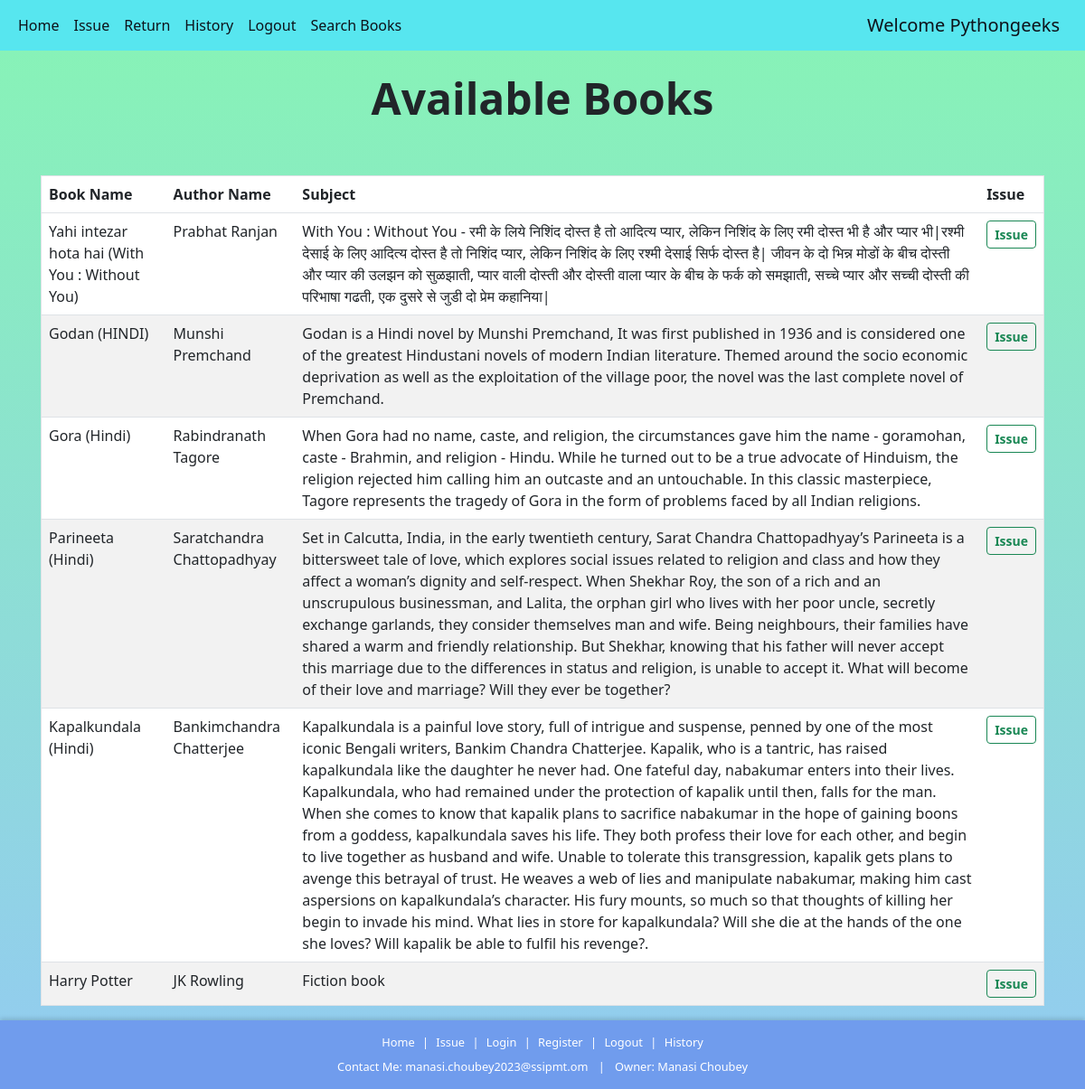
The app's page /issue (signed in) with its own data.
### books/models.py (models this page shows, shortened)
class Book(models.Model):
    book_name = models.CharField(max_length=150)
    author_name = models.CharField(max_length=200)
    quantity = models.IntegerField(default=1)
    subject = models.CharField(max_length=2000)
    book_add_time = models.TimeField(default=timezone.now)
    book_add_date = models.DateField(default=date.today)
    class Meta:
        unique_together = ('book_name','author_name')

### books/views.py (the view, shortened to what this page needs)
# urls.py: path('issue',views.issue,name='issue'),
@login_required(login_url='login')
def issue(request):
    my_items = IssuedItem.objects.filter(user_id = request.user,return_date__isnull=True).values_list('book_id')
    books = Book.objects.exclude(id__in=my_items).filter(quantity__gt=0)
    return render(request,'issue_item.html',{'books':books})

### templates/issue_item.html (shortened to what this page needs)
{% extends 'base.html' %}
{% load static %}
{% block extra_css %}
<link rel="stylesheet" href="{% static 'css/issue_item.css' %}">
{% endblock %}
{% block content %}
<center>
  <br />
  <h1 class="display-5 fw-bold">Available Books</h1>
  <br />
</center>
<br />
<div class="container">
  <table class="table">
    <thead class="thead-dark">
      <tr>
        <th class="" scope="col">Book Name</th>
        <th class="" scope="col">Author Name</th>
        <th class="" scope="col">Subject</th>
        <th class="" scope="col">Issue</th>
      </tr>
    </thead>
    <tbody id="table_data">
      {% for book in books %}
      <tr>
        <td>{{book.book_name}}</td>
        <td>{{book.author_name}}</td>
        <td>{{book.subject}}</td>
        <td>
          <center>
            <form action="issue" method="post">
              <button type="submit" class="btn btn-outline-success btn-sm">
                <b>Issue</b>
              </button>
            </form>
          </center>
        </td>
      </tr>
      {% endfor %}
    </tbody>
  </table>
</div>
{% endblock %}

### templates/base.html (shortened to what this page needs)
{% load static %}
<!DOCTYPE html>
<html lang="en">
<head>
    <link href="https://cdn.jsdelivr.net/npm/bootstrap@5.2.3/dist/css/bootstrap.min.css" rel="stylesheet"
 />
            <link href="https://cdn.jsdelivr.net/npm/bootstrap@5.2.3/dist/css/bootstrap.min.css" rel="stylesheet">
    <link rel="stylesheet" href="{% static 'css/base.css' %}">
        {% block extra_css %}{% endblock %}
</head>
<body>
    <nav class="navbar navbar-expand-lg bg-body-light,navbar navbar-dark bg-primary">
        <div class="container-fluid">
            <div class="collapse navbar-collapse" id="navbarSupportedContent">
                <ul class="navbar-nav me-auto mb-2 mb-lg-0">
                    {% if not user.is_authenticated %}
                        <li class="nav-item">
                            <a class="nav-link" href="{% url 'login' %}">Login</a>
                        </li>
                        <li class="nav-item">
                            <a class="nav-link" href="{% url 'register' %}">Register</a>
                        </li>
                    {% else %}
                        <li class="nav-item">
                            <a class="nav-link" href="{% url 'home' %}">Home</a>
                        </li>
                        <li class="nav-item">
                            <a class="nav-link" href="{% url 'issue' %}">Issue</a>
                        </li>
                        <li class="nav-item">
                            <a class="nav-link" href="{% url 'return_item' %}">Return</a>
                        </li>
                        <li class="nav-item">
                            <a class="nav-link" href="{% url 'history' %}">History</a>
                        </li>
                        <li class="nav-item">
                            <a class="nav-link" href="{% url 'logout' %}">Logout</a>
                        </li>
                        <li class="nav-item">
                            <a class="nav-link" href="{% url 'search_books' %}">Search Books</a>
                        </li>
                    {% endif %}
                </ul>
            </div>
            {% if user.is_authenticated %}
                <a class="navbar-brand" href="#">Welcome {{ request.user.first_name }}</a>
            {% endif %}
        </div>
    </nav>
    {% block content %}{% endblock %}
    <footer class="site-footer">
    <div class="footer-nav">
      <a href="{% url 'home' %}">Home</a> |
      <a href="{% url 'issue' %}">Issue</a> |
      <a href="{% url 'login' %}">Login</a> |
      <a href="{% url 'register' %}">Register</a> |
      <a href="{% url 'logout' %}">Logout</a> |
      <a href="{% url 'history' %}">History</a>
    </div>
    <div class="footer-contact">
      <span>Contact Me: manasi.choubey2023@ssipmt.om</span> | <span>Owner: Manasi Choubey</span>
    </div>
  </footer>
</body>
</html>

### static/css/base.css (style rules this page uses)
.site-footer { background-color: lab(63.9% 1.91 -45.67); color: #fff; padding: 15px 20px; text-align: center; font-size: 0.8rem; box-shadow: 0 -2px 5px rgba(0,0,0,0.15); margin-top: 0; }
.site-footer a { color: #fff; text-decoration: none; margin: 0 5px; }
.footer-nav { margin-bottom: 8px; }
.footer-contact span { margin: 0 8px; }
.navbar { background-color: lab(83.99% -37.71 -16.39) !important; }
.navbar .nav-link { color: lab(5.22% -0.37 -6.12) !important; }
.navbar-brand { color: lab(5.22% -0.37 -6.12) !important; }

### templates/base.html (style rules this page uses)
body { background-color: linear-gradient(#89b4f4, #cf7ade); background-repeat: no-repeat; background-size: cover; }

### templates/issue_item.html (style rules this page uses)
table { border-collapse: collapse; border-spacing: 0; border-radius: 10px; width: 100%; border: 1px solid #ddd; }
th, td { text-align: left; padding: 16px; }
tr:nth-child(even) { background-color: #f2f2f2; }
tr:nth-child(odd) { background-color: #ffffff; }
.container { width: 100%; padding-right: 15px; padding-left: 15px; margin-right: auto; margin-left: auto; }
body { background: linear-gradient(#87f4b5, #93cbf1); background-attachment: fixed; background-repeat: no-repeat; }

### records on screen
Book: book_name "Yahi intezar hota hai (With You : Without You)", author_name "Prabhat Ranjan", subject "With You : Without You - रमी के लिये निशिंद दोस्त है तो आदित्य प्यार, लेकिन निशिंद के लिए रमी दोस्त भी है और प्यार भी|रश्मी देसाई के लिए आदित्य दोस्त है तो निशिंद प्यार, लेकिन निशिंद के लिए रश्मी देसाई सिर्फ दोस्त है| जीवन के दो भिन्न मोडों के बीच दोस्ती और प्यार की उलझन को सुळझाती, प्यार वाली दोस्ती और दोस्ती वाला प्यार के बीच के फर्क को समझाती, सच्चे प्यार और सच्ची दोस्ती की परिभाषा गढती, एक दुसरे से जुडी दो प्रेम कहानिया|"
Book: book_name "Godan (HINDI)", author_name "Munshi Premchand", subject "Godan is a Hindi novel by Munshi Premchand, It was first published in 1936 and is considered one of the greatest Hindustani novels of modern Indian literature. Themed around the socio economic deprivation as well as the exploitation of the village poor, the novel was the last complete novel of Premchand."
Book: book_name "Gora (Hindi)", author_name "Rabindranath Tagore", subject "When Gora had no name, caste, and religion, the circumstances gave him the name - goramohan, caste - Brahmin, and religion - Hindu. While he turned out to be a true advocate of Hinduism, the religion rejected him calling him an outcaste and an untouchable. In this classic masterpiece, Tagore represents the tragedy of Gora in the form of problems faced by all Indian religions."
Book: book_name "Parineeta (Hindi)", author_name "Saratchandra Chattopadhyay", subject "Set in Calcutta, India, in the early twentieth century, Sarat Chandra Chattopadhyay’s Parineeta is a bittersweet tale of love, which explores social issues related to religion and class and how they affect a woman’s dignity and self-respect. When Shekhar Roy, the son of a rich and an unscrupulous businessman, and Lalita, the orphan girl who lives with her poor uncle, secretly exchange garlands, they consider themselves man and wife. Being neighbours, their families have shared a warm and friendly relationship. But Shekhar, knowing that his father will never accept this marriage due to the differences in status and religion, is unable to accept it. What will become of their love and…"
Book: book_name "Kapalkundala (Hindi)", author_name "Bankimchandra Chatterjee", subject "Kapalkundala is a painful love story, full of intrigue and suspense, penned by one of the most iconic Bengali writers, Bankim Chandra Chatterjee. Kapalik, who is a tantric, has raised kapalkundala like the daughter he never had. One fateful day, nabakumar enters into their lives. Kapalkundala, who had remained under the protection of kapalik until then, falls for the man. When she comes to know that kapalik plans to sacrifice nabakumar in the hope of gaining boons from a goddess, kapalkundala saves his life. They both profess their love for each other, and begin to live together as husband and wife. Unable to tolerate this transgression, kapalik gets plans to avenge this betrayal of trust.…"
Book: book_name "Harry Potter", author_name "JK Rowling", subject "Fiction book"

### other values on screen
{{ request.user.first_name }} "Pythongeeks"
